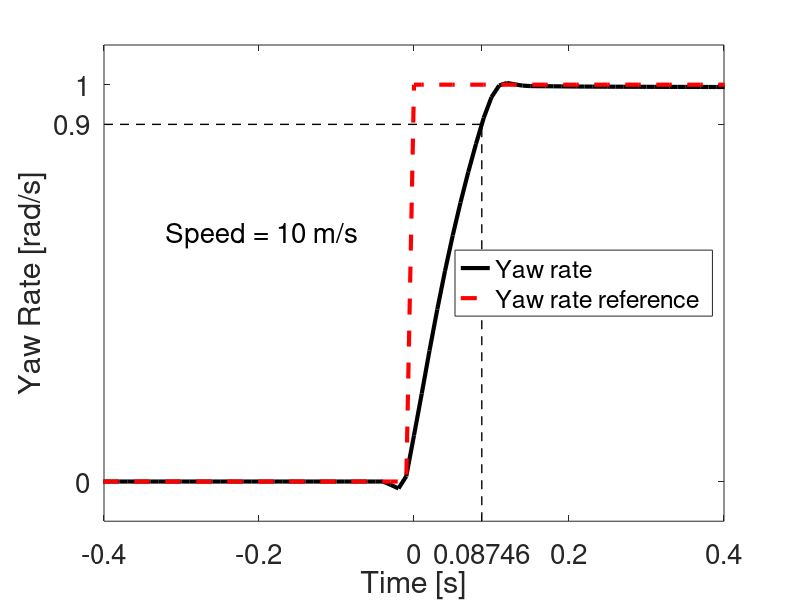
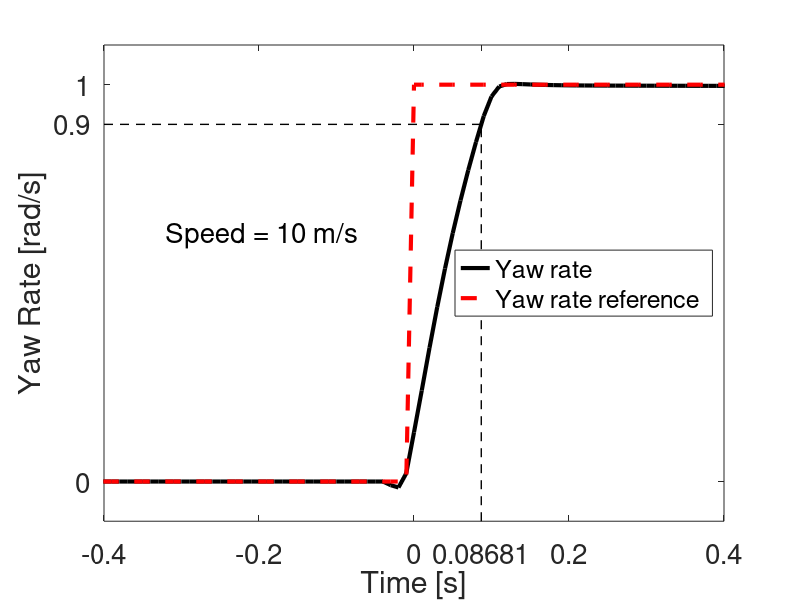

Source code (MATLAB) for these figures, in order:
clear all
close all
wB = load('StepResponseWithB.mat');
woB = load('StepResponseWoB.mat');

LW = 3;
FS = 20;
aspectRatioW = [16 10]*70;
aspectRatioN = [8 10]*70;

%% Plot yaw rate and reference with Beta = 1
idx = find(wB.r_ref(:,1) > 0);
t0  = wB.t(idx(1));
xlim = [-.4 .4];
ylim = [-0.1 1.1];

[~, yawRate90] = find(wB.r > 0.9*max(wB.r_ref(:,1)));
interp1(wB.t,wB.r,wB.r(yawRate90(1)));
riseTime1 = interp1(wB.r(yawRate90(1)-1:yawRate90(1)),wB.t(yawRate90(1)-1:yawRate90(1)),0.9);

figure('Position',[0,0, aspectRatioN]);
hYawRate = plot(wB.t-t0,wB.r,'k');
hold on
hYawRef  = plot(wB.t-t0,wB.r_ref(:,1),'--r');
hRiseTime1 = plot([xlim(1) riseTime1-t0],[0.9 0.9],'--k');
hRiseTime2 = plot([riseTime1-t0 riseTime1-t0],[ylim(1) 0.9],'--k');

set(gca,'XLim',xlim,'YLim',ylim)
set(get(gca,'Children'),'LineWidth',LW)
set(hRiseTime1,'LineWidth',1)
set(hRiseTime2,'LineWidth',1)
set(gca,'YTick',[0 0.9 1])
set(gca,'Xtick',[xlim(1), -.2, 0, riseTime1-t0, .2,xlim(2)])
xlabel('Time [s]')
ylabel('Yaw Rate [rad/s]')

legend('Yaw rate','Yaw rate reference','Location','East')

strSpeed = sprintf('Speed = %i m/s',round(mean(wB.u(yawRate90-200))));
text(xlim(1)+0.1*(xlim(2)-xlim(1)),ylim(1)+0.6*(ylim(2)-ylim(1)),strSpeed,'FontSize',FS)

set(gca,'FontSize',FS)



%% Plot r and rref with B = 0
idx = find(woB.r_ref(:,1) > 0);
t0  = woB.t(idx(1));
xlim = [-.4 .4];
ylim = [-0.1 1.1];

[~, yawRate90] = find(woB.r > 0.9*max(woB.r_ref(:,1)));
interp1(woB.t,woB.r,woB.r(yawRate90(1)));
riseTime2 = interp1(woB.r(yawRate90(1)-1:yawRate90(1)),woB.t(yawRate90(1)-1:yawRate90(1)),0.9);

figure('Position',[0,0, aspectRatioN]);
hYawRate = plot(woB.t-t0,woB.r,'k');
hold on
hYawRef  = plot(woB.t-t0,woB.r_ref(:,1),'--r');
hRiseTime1 = plot([xlim(1) riseTime2-t0],[0.9 0.9],'--k');
hRiseTime2 = plot([riseTime2-t0 riseTime2-t0],[ylim(1) 0.9],'--k');

set(gca,'XLim',xlim,'YLim',ylim)
set(get(gca,'Children'),'LineWidth',LW)
set(hRiseTime1,'LineWidth',1)
set(hRiseTime2,'LineWidth',1)
set(gca,'YTick',[0 0.9 1])
set(gca,'Xtick',[xlim(1), -.2, 0, riseTime2-t0, .2,xlim(2)])

legend('Yaw rate','Yaw rate reference','Location','East')
text(xlim(1)+0.1*(xlim(2)-xlim(1)),ylim(1)+0.6*(ylim(2)-ylim(1)),strSpeed,'FontSize',FS)

xlabel('Time [s]')
ylabel('Yaw Rate [rad/s]')
set(gca,'FontSize',FS)

%% Calculate overshoot

OsWB = max(wB.r(1,:)) - 1;
OsWoB = max(woB.r(1,:)) - 1;




